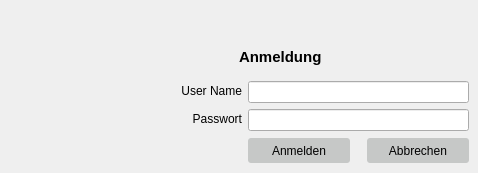
    <widget class="QWidget" name="page4_Anmeldung">
     <widget class="QLabel" name="labelAnmeldungErf">
      <property name="geometry">
       <rect>
        <x>3</x>
        <y>0</y>
        <width>131</width>
        <height>22</height>
       </rect>
      </property>
      <property name="minimumSize">
       <size>
        <width>0</width>
        <height>22</height>
       </size>
      </property>
      <property name="text">
       <string/>
      </property>
     </widget>
     <widget class="QWidget" name="layoutWidget">
      <property name="geometry">
       <rect>
        <x>181</x>
        <y>40</y>
        <width>288</width>
        <height>124</height>
       </rect>
      </property>
      <layout class="QVBoxLayout" name="verticalLayout_17">
       <item>
        <layout class="QHBoxLayout" name="horizontalLayout_13">
         <item>
          <spacer name="horizontalSpacer_16">
           <property name="orientation">
            <enum>Qt::Horizontal</enum>
           </property>
           <property name="sizeType">
            <enum>QSizePolicy::Fixed</enum>
           </property>
           <property name="sizeHint" stdset="0">
            <size>
             <width>58</width>
             <height>20</height>
            </size>
           </property>
          </spacer>
         </item>
         <item>
          <widget class="QLabel" name="label_7">
           <property name="minimumSize">
            <size>
             <width>90</width>
             <height>0</height>
            </size>
           </property>
           <property name="font">
            <font>
             <pointsize>11</pointsize>
             <weight>75</weight>
             <bold>true</bold>
            </font>
           </property>
           <property name="text">
            <string>&lt;html&gt;&lt;head/&gt;&lt;body&gt;&lt;p&gt;                 Anmeldung&lt;/p&gt;&lt;/body&gt;&lt;/html&gt;</string>
           </property>
          </widget>
         </item>
        </layout>
       </item>
       <item>
        <layout class="QGridLayout" name="gridLayout_6">
         <item row="0" column="0">
          <layout class="QVBoxLayout" name="verticalLayout">
           <item>
            <widget class="QLabel" name="label_6">
             <property name="minimumSize">
              <size>
               <width>0</width>
               <height>22</height>
              </size>
             </property>
             <property name="maximumSize">
              <size>
               <width>16777215</width>
               <height>22</height>
              </size>
             </property>
             <property name="text">
              <string>&lt;html&gt;&lt;head/&gt;&lt;body&gt;&lt;p align=&quot;right&quot;&gt;User Name&lt;/p&gt;&lt;/body&gt;&lt;/html&gt;</string>
             </property>
            </widget>
           </item>
           <item>
            <widget class="QLabel" name="label_9">
             <property name="minimumSize">
              <size>
               <width>0</width>
               <height>22</height>
              </size>
             </property>
             <property name="maximumSize">
              <size>
               <width>16777215</width>
               <height>22</height>
              </size>
             </property>
             <property name="text">
              <string>&lt;html&gt;&lt;head/&gt;&lt;body&gt;&lt;p align=&quot;right&quot;&gt;Passwort&lt;/p&gt;&lt;/body&gt;&lt;/html&gt;</string>
             </property>
            </widget>
           </item>
           <item>
            <spacer name="verticalSpacer">
             <property name="orientation">
              <enum>Qt::Vertical</enum>
             </property>
             <property name="sizeType">
              <enum>QSizePolicy::Fixed</enum>
             </property>
             <property name="sizeHint" stdset="0">
              <size>
               <width>12</width>
               <height>34</height>
              </size>
             </property>
            </spacer>
           </item>
          </layout>
         </item>
         <item row="0" column="1">
          <layout class="QGridLayout" name="gridLayout_5">
           <item row="0" column="0">
            <layout class="QVBoxLayout" name="verticalLayout_2">
             <item>
              <widget class="QLineEdit" name="anmeldungUserName">
               <property name="minimumSize">
                <size>
                 <width>220</width>
                 <height>22</height>
                </size>
               </property>
               <property name="maximumSize">
                <size>
                 <width>16777215</width>
                 <height>22</height>
                </size>
               </property>
              </widget>
             </item>
             <item>
              <widget class="QLineEdit" name="anmeldungPass">
               <property name="minimumSize">
                <size>
                 <width>220</width>
                 <height>22</height>
                </size>
               </property>
               <property name="maximumSize">
                <size>
                 <width>16777215</width>
                 <height>22</height>
                </size>
               </property>
              </widget>
             </item>
            </layout>
           </item>
           <item row="1" column="0">
            <layout class="QGridLayout" name="gridLayout_4">
             <item row="0" column="1">
              <spacer name="horizontalSpacer_7">
               <property name="orientation">
                <enum>Qt::Horizontal</enum>
               </property>
               <property name="sizeType">
                <enum>QSizePolicy::Fixed</enum>
               </property>
               <property name="sizeHint" stdset="0">
                <size>
                 <width>11</width>
                 <height>20</height>
                </size>
               </property>
              </spacer>
             </item>
             <item row="0" column="0">
              <widget class="QPushButton" name="pushAnmeldenAn">
               <property name="minimumSize">
                <size>
                 <width>0</width>
                 <height>25</height>
                </size>
               </property>
               <property name="maximumSize">
                <size>
                 <width>16777215</width>
                 <height>25</height>
                </size>
               </property>
               <property name="styleSheet">
                <string notr="true">background-color: rgb(198, 200, 199);
border-radius: 3px;
border-width: 2px;
</string>
               </property>
               <property name="text">
                <string>Anmelden</string>
               </property>
              </widget>
             </item>
             <item row="0" column="2">
              <widget class="QPushButton" name="pushAbbrechenAn">
               <property name="minimumSize">
                <size>
                 <width>0</width>
                 <height>25</height>
                </size>
               </property>
               <property name="maximumSize">
                <size>
                 <width>16777215</width>
                 <height>25</height>
                </size>
               </property>
               <property name="styleSheet">
                <string notr="true">background-color: rgb(198, 200, 199);
border-radius: 3px;
border-width: 2px;
</string>
               </property>
               <property name="text">
                <string>Abbrechen</string>
               </property>
              </widget>
             </item>
            </layout>
           </item>
          </layout>
         </item>
        </layout>
       </item>
      </layout>
     </widget>
    </widget>
